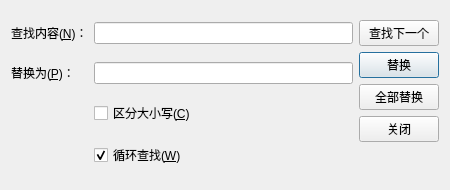
<?xml version="1.0" encoding="UTF-8"?>
<ui version="4.0">
 <class>ReplaceDialog</class>
 <widget class="QDialog" name="ReplaceDialog">
  <property name="geometry">
   <rect>
    <x>0</x>
    <y>0</y>
    <width>450</width>
    <height>190</height>
   </rect>
  </property>
  <property name="windowTitle">
   <string>替换</string>
  </property>
  <layout class="QGridLayout" name="gridLayout">
   <item row="0" column="0">
    <widget class="QLabel" name="label">
     <property name="text">
      <string>查找内容(&amp;N)：</string>
     </property>
     <property name="buddy">
      <cstring>lineEditFind</cstring>
     </property>
    </widget>
   </item>
   <item row="0" column="1">
    <widget class="QLineEdit" name="lineEditFind"/>
   </item>
   <item row="0" column="2" rowspan="4">
    <layout class="QVBoxLayout" name="verticalLayout">
     <item>
      <widget class="QPushButton" name="btnFindNext">
       <property name="text">
        <string>查找下一个</string>
       </property>
      </widget>
     </item>
     <item>
      <widget class="QPushButton" name="btnReplace">
       <property name="text">
        <string>替换</string>
       </property>
       <property name="default">
        <bool>true</bool>
       </property>
      </widget>
     </item>
     <item>
      <widget class="QPushButton" name="btnReplaceAll">
       <property name="text">
        <string>全部替换</string>
       </property>
      </widget>
     </item>
     <item>
      <widget class="QPushButton" name="btnClose">
       <property name="text">
        <string>关闭</string>
       </property>
      </widget>
     </item>
     <item>
      <spacer name="verticalSpacer">
       <property name="orientation">
        <enum>Qt::Vertical</enum>
       </property>
       <property name="sizeHint" stdset="0">
        <size>
         <width>20</width>
         <height>40</height>
        </size>
       </property>
      </spacer>
     </item>
    </layout>
   </item>
   <item row="1" column="0">
    <widget class="QLabel" name="label2">
     <property name="text">
      <string>替换为(&amp;P)：</string>
     </property>
     <property name="buddy">
      <cstring>lineEditReplace</cstring>
     </property>
    </widget>
   </item>
   <item row="1" column="1">
    <widget class="QLineEdit" name="lineEditReplace"/>
   </item>
   <item row="2" column="1">
    <widget class="QCheckBox" name="checkCase">
     <property name="text">
      <string>区分大小写(&amp;C)</string>
     </property>
    </widget>
   </item>
   <item row="3" column="1">
    <widget class="QCheckBox" name="checkLoop">
     <property name="text">
      <string>循环查找(&amp;W)</string>
     </property>
     <property name="checked">
      <bool>true</bool>
     </property>
    </widget>
   </item>
  </layout>
 </widget>
 <resources/>
 <connections/>
</ui>
